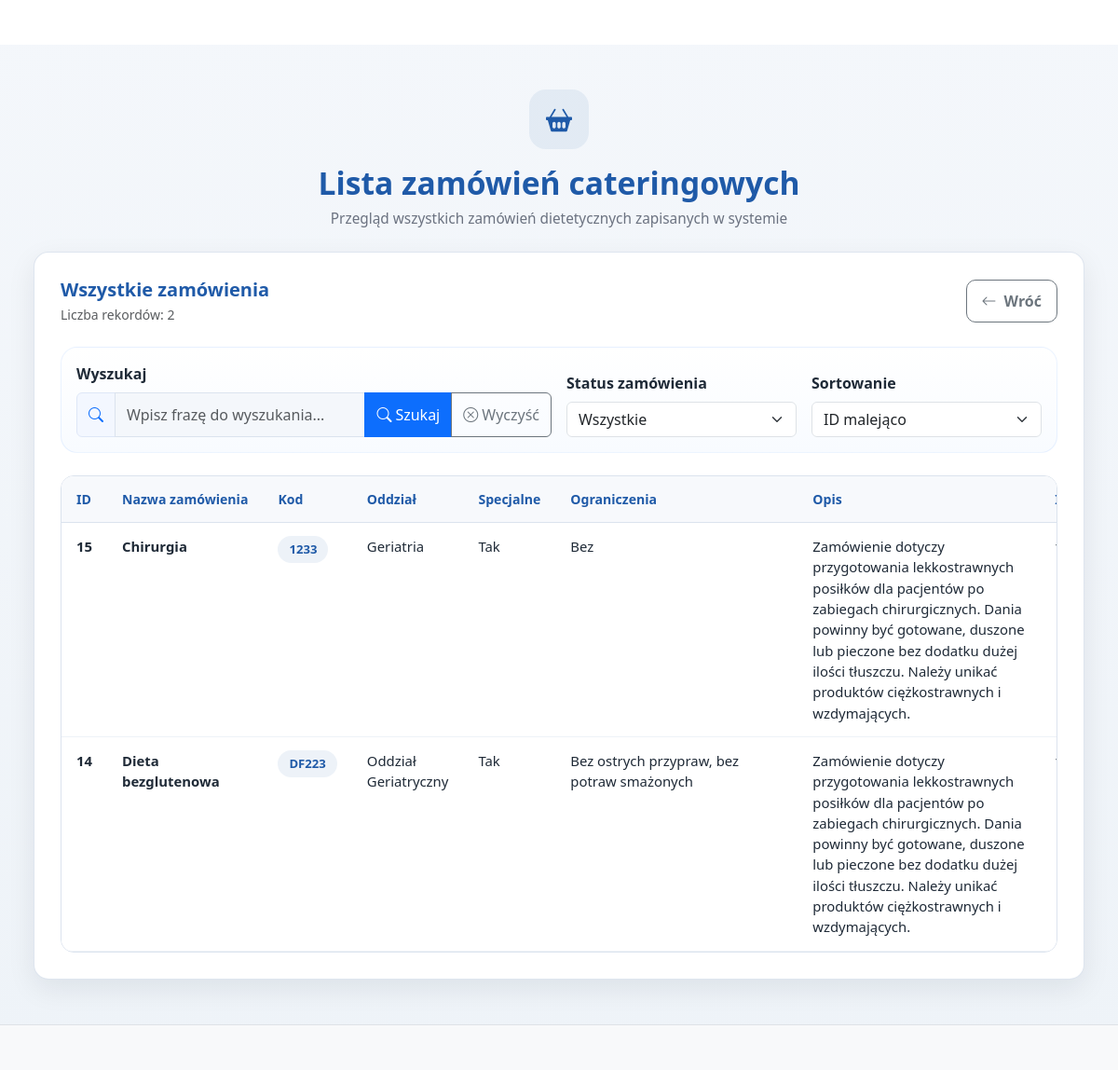
Screenshot of /window/view_raport_users.php with the database file from the repository.
### tables this page shows
CREATE TABLE `order_diets` (
  `id` int(11) NOT NULL,
  `Order_name` varchar(255) NOT NULL,
  `Cod` varchar(255) NOT NULL,
  `Department` varchar(255) NOT NULL,
  `Special` varchar(255) NOT NULL,
  `Restrictions` varchar(255) NOT NULL,
  `Describe` varchar(255) NOT NULL,
  `Quantity` int(11) NOT NULL,
  `Addtional_describe` varchar(255) NOT NULL,
  `Created_at` datetime DEFAULT current_timestamp(),
  `is_active` int(11) DEFAULT NULL
);

### window/view_raport_users.php (the view, shortened to what this page needs)
<?php
require_once '../core/config/db.php';
$stmt = $pdo->prepare("SELECT * FROM order_diets ORDER BY id DESC");
$stmt->execute();
$data = $stmt->fetchAll(PDO::FETCH_ASSOC);
require_once '../template/header.php';
?>
<div class="dashboard-page">
    <div class="container-fluid px-3 px-xl-4">
        <div class="diet-page-wide mx-auto">
            <div class="dashboard-header mb-4">
                <div class="login-top-icon">
                    <i class="bi bi-basket2-fill"></i>
                </div>
                <h1>Lista zamówień cateringowych</h1>
                <p>Przegląd wszystkich zamówień dietetycznych zapisanych w systemie</p>
            </div>
            <div class="dashboard-card diet-table-card">
                <div class="d-flex flex-column flex-lg-row align-items-lg-center justify-content-between gap-3 mb-4">
                    <div>
                        <h2 class="h5 mb-1 fw-bold text-primary-custom">Wszystkie zamówienia</h2>
                        <div class="text-muted small">
                            Liczba rekordów: <span id="ordersCount"><?php echo count($data); ?></span>
                        </div>
                    </div>
                    <div>
                        <a href="dashboard_orders.php" class="btn btn-outline-secondary diet-back-btn-bootstrap">
                            <i class="bi bi-arrow-left me-2"></i>Wróć
                        </a>
                    </div>
                </div>
                <?php if (!empty($data)): ?>
                    <div class="reports-tools mb-4">
                        <div class="row g-3 align-items-end">
                            <div class="col-12 col-lg-6">
                                <label for="orderSearch" class="form-label fw-semibold">Wyszukaj</label>
                                <div class="input-group">
                                    <span class="input-group-text reports-tool-icon">
                                        <i class="bi bi-search"></i>
                                    </span>
                                    <input
                                        type="text"
                                        id="orderSearch"
                                        class="form-control"
                                        placeholder="Wpisz frazę do wyszukania..."
                                    >
                                    <button type="button" id="searchBtn" class="btn btn-primary">
                                        <i class="bi bi-search me-1"></i>Szukaj
                                    </button>
                                    <button type="button" id="clearBtn" class="btn btn-outline-secondary">
                                        <i class="bi bi-x-circle me-1"></i>Wyczyść
                                    </button>
                                </div>
                            </div>
                            <div class="col-12 col-sm-6 col-lg-3">
                                <label for="statusFilter" class="form-label fw-semibold">Status zamówienia</label>
                                <select id="statusFilter" class="form-select">
                                    <option value="">Wszystkie</option>
                                </select>
                            </div>
                            <div class="col-12 col-sm-6 col-lg-3">
                                <label for="sortMobile" class="form-label fw-semibold">Sortowanie</label>
                                <select id="sortMobile" class="form-select">
                                    <option value="id-desc">ID malejąco</option>
                                </select>
                            </div>
                        </div>
                    </div>
                    <div class="table-responsive diet-table-bootstrap-wrap reports-desktop-table">
                        <table class="table table-hover align-middle mb-0 diet-table-bootstrap" id="ordersTable">
                            <thead>
                                <tr>
                                    <th>ID</th>
                                    <th>Nazwa zamówienia</th>
                                    <th>Kod</th>
                                    <th>Oddział</th>
                                    <th>Specjalne</th>
                                    <th>Ograniczenia</th>
                                    <th>Opis</th>
                                    <th>Ilość</th>
                                </tr>
                            </thead>
                            <tbody id="ordersTableBody">
                                <?php foreach ($data as $row): ?>
                                    <tr
                                        data-id="<?php echo htmlspecialchars((string)($row['id'] ?? '')); ?>"
                                        data-order_name="<?php echo htmlspecialchars((string)($row['Order_name'] ?? '')); ?>"
                                        data-cod="<?php echo htmlspecialchars((string)($row['Cod'] ?? '')); ?>"
                                        data-department="<?php echo htmlspecialchars((string)($row['Department'] ?? '')); ?>"
                                        data-special="<?php echo htmlspecialchars((string)($row['Special'] ?? '')); ?>"
                                        data-restrictions="<?php echo htmlspecialchars((string)($row['Restrictions'] ?? '')); ?>"
                                        data-describe="<?php echo htmlspecialchars((string)($row['Describe'] ?? '')); ?>"
                                        data-quantity="<?php echo htmlspecialchars((string)($row['Quantity'] ?? '')); ?>"
                                        data-addtional_describe="<?php echo htmlspecialchars((string)($row['Addtional_describe'] ?? '')); ?>"
                                        data-created_at="<?php echo htmlspecialchars((string)($row['Created_at'] ?? '')); ?>"
                                        data-is_active="<?php echo htmlspecialchars((string)($row['is_active'] ?? '0')); ?>"
                                        data-search="<?php echo htmlspecialchars(mb_strtolower(
                                            implode(' ', [
                                                $row['id'] ?? '',
                                                $row['Order_name'] ?? '',
                                                $row['Cod'] ?? '',
                                                $row['Department'] ?? '',
                                                $row['Special'] ?? '',
                                                $row['Restrictions'] ?? '',
                                                $row['Describe'] ?? '',
                                                $row['Quantity'] ?? '',
                                                $row['Addtional_describe'] ?? '',
                                                $row['Created_at'] ?? '',
                                                ((int)($row['is_active'] ?? 0) === 1 ? 'aktywne' : 'nieaktywne')
                                            ])
                                        )); ?>"
                                    >
                                        <td class="fw-semibold"><?php echo htmlspecialchars($row['id'] ?? ''); ?></td>
                                        <td class="fw-semibold"><?php echo htmlspecialchars($row['Order_name'] ?? ''); ?></td>
                                        <td>
                                            <span class="badge rounded-pill diet-code-badge">
                                                <?php echo htmlspecialchars($row['Cod'] ?? ''); ?>
                                            </span>
                                        </td>
                                        <td><?php echo htmlspecialchars($row['Department'] ?? ''); ?></td>
                                        <td><?php echo htmlspecialchars($row['Special'] ?? ''); ?></td>
                                        <td class="text-wrap diet-col-wide"><?php echo htmlspecialchars($row['Restrictions'] ?? ''); ?></td>
                                        <td class="text-wrap diet-col-wide"><?php echo htmlspecialchars($row['Describe'] ?? ''); ?></td>
                                        <td class="fw-semibold"><?php echo htmlspecialchars($row['Quantity'] ?? ''); ?></td>
                                    </tr>
                                <?php endforeach; ?>
                            </tbody>
                        </table>
                    </div>
                <?php endif; ?>
            </div>
        </div>
    </div>
</div>
<?php require_once '../template/footer.php'; ?>

### assets/css/style.css (style rules this page uses)
:root { --app-bg: #eef3f8; --app-surface: #ffffff; --app-primary: #1f5aa8; --app-primary-hover: #17498a; --app-text: #1f2a37; --app-muted: #6b7280; --app-border: #dbe3ee; --app-input-bg: #f4f7fb; --app-shadow: 0 10px 30px rgba(15, 23, 42, 0.08); --app-radius: 16px; }
body { background: linear-gradient(180deg, #f4f7fb 0%, var(--app-bg) 100%); color: var(--app-text); }
.login-top-icon { width: 64px; height: 64px; border-radius: 18px; background: rgba(31, 90, 168, 0.08); color: var(--app-primary); display: flex; align-items: center; justify-content: center; margin: 0 auto 18px; font-size: 28px; }
.form-control { min-height: 48px; border-radius: 10px; border: 1px solid var(--app-border); background: var(--app-input-bg); box-shadow: none !important; }
.dashboard-page { padding: 48px 12px; }
.dashboard-header { text-align: center; margin-bottom: 28px; }
.dashboard-header h1 { margin: 0 0 8px; font-size: 2.1rem; line-height: 1.1; font-weight: 700; color: var(--app-primary); }
.dashboard-header p { margin: 0; color: var(--app-muted); font-size: 0.96rem; }
.dashboard-card { background: var(--app-surface); border: 1px solid rgba(219, 227, 238, 0.9); border-radius: var(--app-radius); box-shadow: var(--app-shadow); padding: 32px 32px 50px 32px; }
.diet-page-wide { width: 100%; }
.text-primary-custom { color: var(--app-primary) !important; }
.diet-table-card { padding: 28px; }
.diet-back-btn-bootstrap { min-height: 46px; border-radius: 10px; font-weight: 600; padding: 10px 16px; }
.diet-table-bootstrap-wrap { border: 1px solid var(--app-border); border-radius: 14px; overflow: auto; background: #fff; }
.diet-table-bootstrap { margin-bottom: 0; }
.diet-table-bootstrap thead th { background: #f7f9fc; color: var(--app-primary); font-size: 0.88rem; font-weight: 700; border-bottom: 1px solid var(--app-border); padding: 14px 16px; white-space: nowrap; position: sticky; top: 0; z-index: 2; }
.diet-table-bootstrap tbody td { padding: 14px 16px; font-size: 0.93rem; color: var(--app-text); border-color: #eef2f7; vertical-align: top; }
.diet-col-wide { min-width: 260px; max-width: 360px; white-space: normal; word-break: break-word; }
.diet-code-badge { background: rgba(31, 90, 168, 0.08); color: var(--app-primary); font-weight: 700; font-size: 0.82rem; padding: 8px 12px; }
.reports-desktop-table { display: block; }
.reports-tools { background: linear-gradient(180deg, #ffffff 0%, #f8fbff 100%); border: 1px solid rgba(13, 110, 253, 0.08); border-radius: 18px; padding: 1rem; }
.reports-tool-icon { background: #f3f7ff; border-color: #dee7f7; color: #0d6efd; }
@media (max-width: 1399.98px) { .diet-page-wide { max-width: 100%; } }

### rows the page displays
order_diets: id "15", Order_name "Chirurgia", Cod "1233", Department "Geriatria", Special "Tak", Restrictions "Bez", Describe "Zamówienie dotyczy przygotowania lekkostrawnych posiłków dla pacjentów po zabiegach chirurgicznych. Dania powinny być gotowane, duszone lub pieczone bez dodatku dużej ilości tłuszczu. Należy unikać produktów ciężkostrawnych i wzdymających."
order_diets: id "14", Order_name "Dieta bezglutenowa", Cod "DF223", Department "Oddział Geriatryczny", Special "Tak", Restrictions "Bez ostrych przypraw, bez potraw smażonych", Describe "Zamówienie dotyczy przygotowania lekkostrawnych posiłków dla pacjentów po zabiegach chirurgicznych. Dania powinny być gotowane, duszone lub pieczone bez dodatku dużej ilości tłuszczu. Należy unikać produktów ciężkostrawnych i wzdymających."

### other values shown
count($data) "2"
